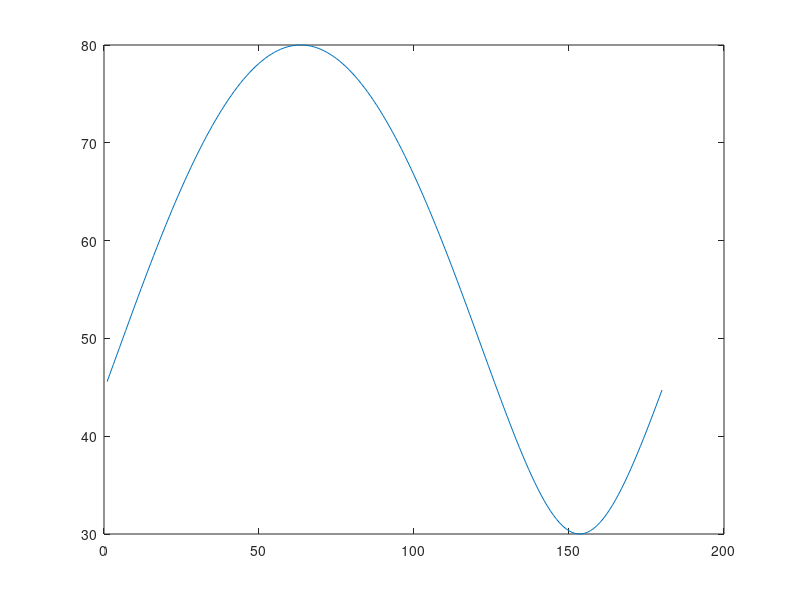

Write the MATLAB code that produced this figure.
x0=8;y0=4;
a=15;b=40;
Theta = 1:180;
Theta = Theta*pi/180;
d = 2 .* sqrt(a.^2 ./ tan(Theta + atan(y0/x0)).^2 + b.^2) .* sin(Theta + atan(y0/x0));


 plot(1:180,abs(d))
